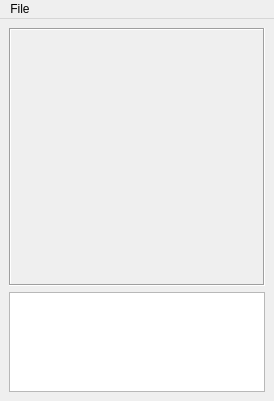
<?xml version="1.0" encoding="UTF-8"?>
<ui version="4.0">
 <class>MainWindow</class>
 <widget class="QMainWindow" name="MainWindow">
  <property name="geometry">
   <rect>
    <x>0</x>
    <y>0</y>
    <width>274</width>
    <height>401</height>
   </rect>
  </property>
  <property name="windowTitle">
   <string>MainWindow</string>
  </property>
  <widget class="QWidget" name="centralwidget">
   <layout class="QVBoxLayout" name="verticalLayout">
    <item>
     <widget class="QLabel" name="textureImage">
      <property name="frameShape">
       <enum>QFrame::Box</enum>
      </property>
      <property name="frameShadow">
       <enum>QFrame::Sunken</enum>
      </property>
      <property name="text">
       <string/>
      </property>
     </widget>
    </item>
    <item>
     <widget class="QPlainTextEdit" name="txiEdit">
      <property name="maximumSize">
       <size>
        <width>16777215</width>
        <height>100</height>
       </size>
      </property>
     </widget>
    </item>
   </layout>
  </widget>
  <widget class="QMenuBar" name="menubar">
   <property name="geometry">
    <rect>
     <x>0</x>
     <y>0</y>
     <width>274</width>
     <height>21</height>
    </rect>
   </property>
   <widget class="QMenu" name="menuFile">
    <property name="title">
     <string>File</string>
    </property>
    <addaction name="actionNew"/>
    <addaction name="actionOpen"/>
    <addaction name="actionSave"/>
    <addaction name="actionSaveAs"/>
    <addaction name="separator"/>
    <addaction name="actionRevert"/>
    <addaction name="separator"/>
    <addaction name="actionExit"/>
   </widget>
   <addaction name="menuFile"/>
  </widget>
  <action name="actionNew">
   <property name="text">
    <string>New</string>
   </property>
  </action>
  <action name="actionOpen">
   <property name="text">
    <string>Open</string>
   </property>
  </action>
  <action name="actionSave">
   <property name="text">
    <string>Save</string>
   </property>
  </action>
  <action name="actionSaveAs">
   <property name="text">
    <string>Save As</string>
   </property>
  </action>
  <action name="actionExit">
   <property name="text">
    <string>Exit</string>
   </property>
  </action>
  <action name="actionRevert">
   <property name="text">
    <string>Revert</string>
   </property>
  </action>
 </widget>
 <resources/>
 <connections/>
</ui>
